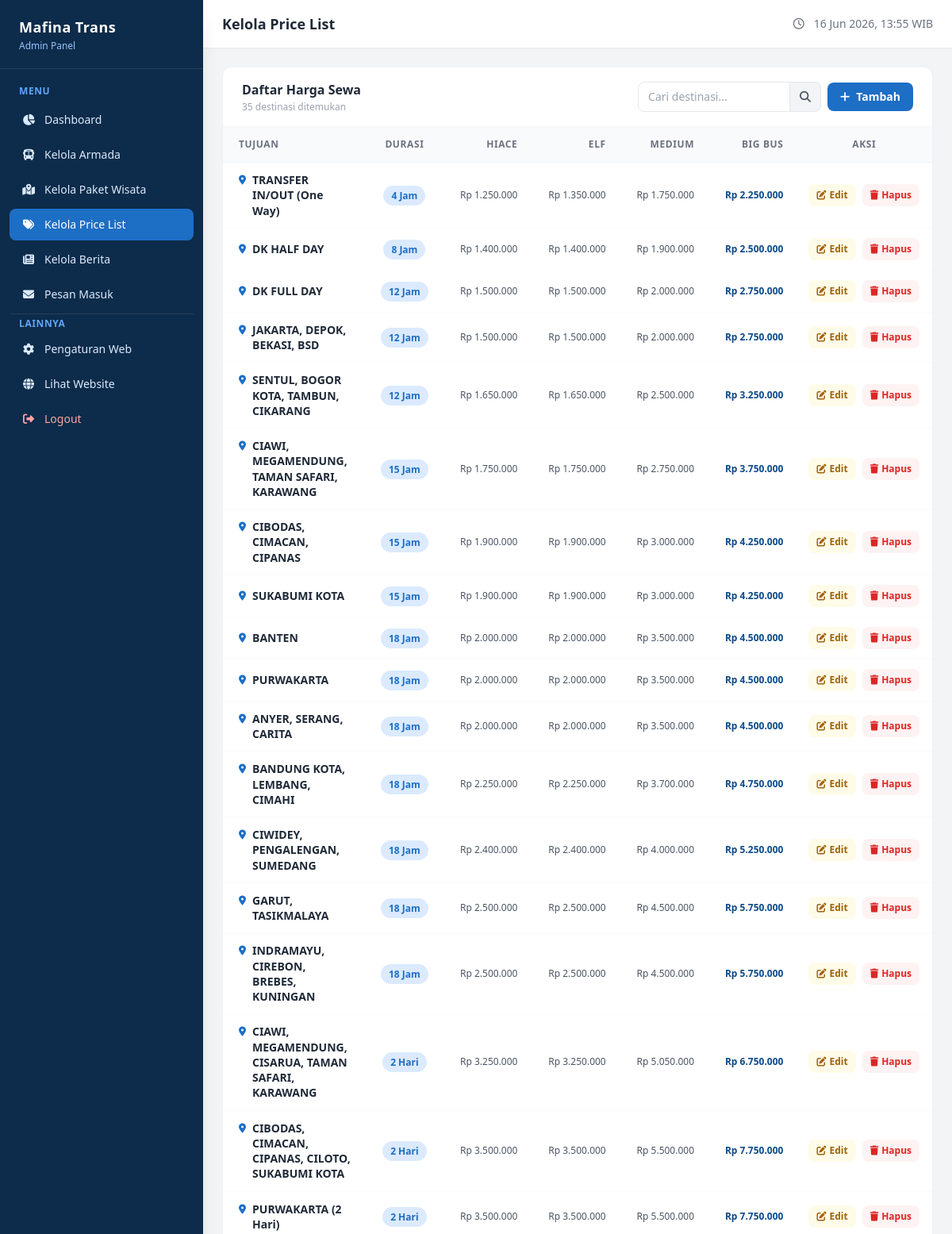
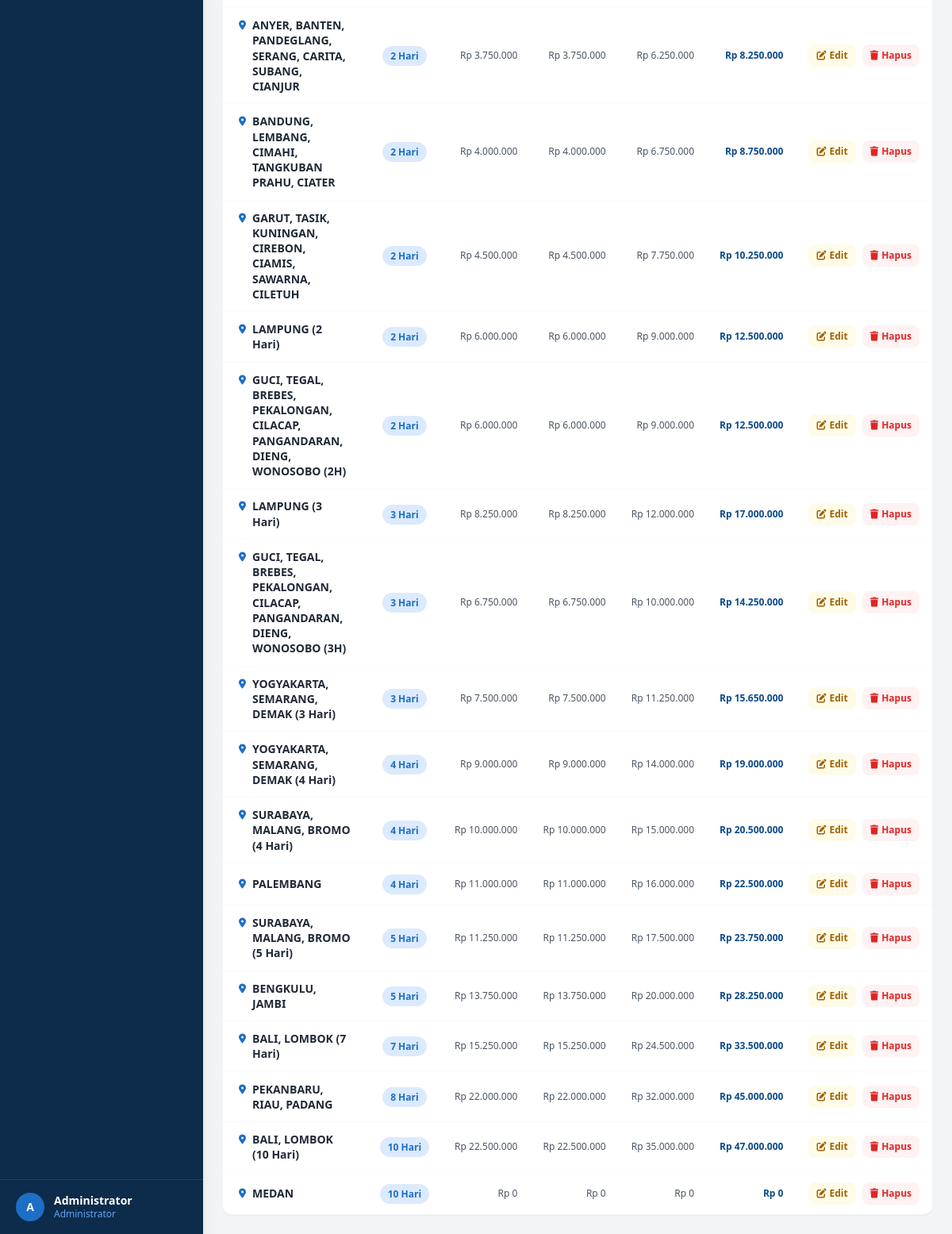
Page /admin/price_list.php (signed in) on the committed database (2 pictures, top to bottom).
### tables this page shows
CREATE TABLE IF NOT EXISTS price_list (
  id             INT           NOT NULL AUTO_INCREMENT PRIMARY KEY,
  nama_destinasi VARCHAR(200)  NOT NULL,
  durasi         VARCHAR(50)   NOT NULL DEFAULT '',
  harga_hiace    BIGINT        NOT NULL DEFAULT 0,
  harga_elf      BIGINT        NOT NULL DEFAULT 0,
  harga_medium   BIGINT        NOT NULL DEFAULT 0,
  harga_big      BIGINT        NOT NULL DEFAULT 0,
  created_at     TIMESTAMP     DEFAULT CURRENT_TIMESTAMP
);

### admin/config.php (called while the page is built, shortened)
<?php
function rupiah($angka) {
    return 'Rp ' . number_format((int)$angka, 0, ',', '.');
}
?>

### admin/price_list.php (the view, shortened to what this page needs)
<?php
require_once 'config.php';
$keyword = trim($_GET['q'] ?? '');
if ($keyword) {
    $like = '%' . mysqli_real_escape_string($conn, $keyword) . '%';
    $prices = mysqli_query($conn, "SELECT * FROM price_list WHERE nama_destinasi LIKE '$like' ORDER BY id ASC");
} else {
    $prices = mysqli_query($conn, "SELECT * FROM price_list ORDER BY id ASC");
}
$total = mysqli_num_rows($prices);
include 'layout_header.php';
?>
<div class="bg-white rounded-xl shadow-sm border border-gray-100 overflow-hidden">
  <div class="px-6 py-4 border-b border-gray-100 flex flex-wrap items-center justify-between gap-3">
    <div>
      <h2 class="font-bold text-gray-800">Daftar Harga Sewa</h2>
      <p class="text-xs text-gray-400 mt-0.5"><?= $total ?> destinasi ditemukan</p>
    </div>
    <div class="flex items-center gap-2">
      <form method="GET" class="flex">
        <input type="text" name="q" value="<?= htmlspecialchars($keyword) ?>"
          placeholder="Cari destinasi..."
          class="px-3 py-2 border border-gray-200 rounded-l-lg text-sm focus:outline-none focus:ring-2 focus:ring-[#1d6ec5] w-48">
        <button class="px-3 py-2 bg-gray-100 hover:bg-gray-200 border border-l-0 border-gray-200 rounded-r-lg text-sm text-gray-600 transition-colors">
          <i class="fas fa-search"></i>
        </button>
      </form>
      <a href="tambah_harga.php"
        class="inline-flex items-center gap-2 px-4 py-2 bg-[#1d6ec5] hover:bg-[#155fa8] text-white text-sm font-semibold rounded-lg transition-colors whitespace-nowrap">
        <i class="fas fa-plus"></i> Tambah
      </a>
    </div>
  </div>
  <div class="overflow-x-auto">
    <table class="w-full text-sm">
      <thead>
        <tr class="bg-gray-50 border-b border-gray-100">
          <th class="px-5 py-3.5 text-left text-xs font-semibold text-gray-500 uppercase tracking-wider">Tujuan</th>
          <th class="px-4 py-3.5 text-center text-xs font-semibold text-gray-500 uppercase tracking-wider">Durasi</th>
          <th class="px-4 py-3.5 text-right text-xs font-semibold text-gray-500 uppercase tracking-wider">HiAce</th>
          <th class="px-4 py-3.5 text-right text-xs font-semibold text-gray-500 uppercase tracking-wider">Elf</th>
          <th class="px-4 py-3.5 text-right text-xs font-semibold text-gray-500 uppercase tracking-wider">Medium</th>
          <th class="px-4 py-3.5 text-right text-xs font-semibold text-gray-500 uppercase tracking-wider">Big Bus</th>
          <th class="px-4 py-3.5 text-center text-xs font-semibold text-gray-500 uppercase tracking-wider">Aksi</th>
        </tr>
      </thead>
      <tbody class="divide-y divide-gray-50">
        <?php while ($p = mysqli_fetch_assoc($prices)): ?>
        <tr class="hover:bg-gray-50 transition-colors">
          <td class="px-5 py-3 font-semibold text-gray-800 max-w-xs">
            <div class="flex items-start gap-2">
              <i class="fas fa-map-marker-alt text-[#1d6ec5] mt-0.5 shrink-0 text-xs"></i>
              <span class="leading-snug"><?= htmlspecialchars($p['nama_destinasi']) ?></span>
            </div>
          </td>
          <td class="px-4 py-3 text-center">
            <span class="bg-blue-100 text-[#1d6ec5] text-xs font-bold px-2.5 py-1 rounded-full whitespace-nowrap">
              <?= htmlspecialchars($p['durasi']) ?>
            </span>
          </td>
          <td class="px-4 py-3 text-right text-gray-600 text-xs whitespace-nowrap"><?= rupiah($p['harga_hiace']) ?></td>
          <td class="px-4 py-3 text-right text-gray-600 text-xs whitespace-nowrap"><?= rupiah($p['harga_elf']) ?></td>
          <td class="px-4 py-3 text-right text-gray-600 text-xs whitespace-nowrap"><?= rupiah($p['harga_medium']) ?></td>
          <td class="px-4 py-3 text-right font-bold text-[#0d4a8a] text-xs whitespace-nowrap"><?= rupiah($p['harga_big']) ?></td>
          <td class="px-4 py-3">
            <div class="flex items-center justify-center gap-2">
              <a href="edit_harga.php?id=<?= $p['id'] ?>"
                class="inline-flex items-center gap-1 px-2.5 py-1.5 bg-yellow-50 hover:bg-yellow-100 text-yellow-700 text-xs font-semibold rounded-lg transition-colors">
                <i class="fas fa-edit"></i> Edit
              </a>
              <a href="hapus_harga.php?id=<?= $p['id'] ?>"
                onclick="return confirm('Hapus destinasi <?= htmlspecialchars($p['nama_destinasi']) ?>?')"
                class="inline-flex items-center gap-1 px-2.5 py-1.5 bg-red-50 hover:bg-red-100 text-red-600 text-xs font-semibold rounded-lg transition-colors">
                <i class="fas fa-trash"></i> Hapus
              </a>
            </div>
          </td>
        </tr>
        <?php endwhile; ?>
      </tbody>
    </table>
  </div>
</div>
<?php include 'layout_footer.php'; ?>

### rows in the picture
price_list: nama_destinasi "TRANSFER IN/OUT (One Way)", durasi "4 Jam", harga_hiace "Rp 1.250.000", harga_elf "Rp 1.350.000", harga_medium "Rp 1.750.000", harga_big "Rp 2.250.000"
price_list: nama_destinasi "DK HALF DAY", durasi "8 Jam", harga_hiace "Rp 1.400.000", harga_elf "Rp 1.400.000", harga_medium "Rp 1.900.000", harga_big "Rp 2.500.000"
price_list: nama_destinasi "DK FULL DAY", durasi "12 Jam", harga_hiace "Rp 1.500.000", harga_elf "Rp 1.500.000", harga_medium "Rp 2.000.000", harga_big "Rp 2.750.000"
price_list: nama_destinasi "JAKARTA, DEPOK, BEKASI, BSD", durasi "12 Jam", harga_hiace "Rp 1.500.000", harga_elf "Rp 1.500.000", harga_medium "Rp 2.000.000", harga_big "Rp 2.750.000"
price_list: nama_destinasi "SENTUL, BOGOR KOTA, TAMBUN, CIKARANG", durasi "12 Jam", harga_hiace "Rp 1.650.000", harga_elf "Rp 1.650.000", harga_medium "Rp 2.500.000", harga_big "Rp 3.250.000"
price_list: nama_destinasi "CIAWI, MEGAMENDUNG, TAMAN SAFARI, KARAWANG", durasi "15 Jam", harga_hiace "Rp 1.750.000", harga_elf "Rp 1.750.000", harga_medium "Rp 2.750.000", harga_big "Rp 3.750.000"
price_list: nama_destinasi "CIBODAS, CIMACAN, CIPANAS", durasi "15 Jam", harga_hiace "Rp 1.900.000", harga_elf "Rp 1.900.000", harga_medium "Rp 3.000.000", harga_big "Rp 4.250.000"
price_list: nama_destinasi "SUKABUMI KOTA", durasi "15 Jam", harga_hiace "Rp 1.900.000", harga_elf "Rp 1.900.000", harga_medium "Rp 3.000.000", harga_big "Rp 4.250.000"
price_list: nama_destinasi "BANTEN", durasi "18 Jam", harga_hiace "Rp 2.000.000", harga_elf "Rp 2.000.000", harga_medium "Rp 3.500.000", harga_big "Rp 4.500.000"
price_list: nama_destinasi "PURWAKARTA", durasi "18 Jam", harga_hiace "Rp 2.000.000", harga_elf "Rp 2.000.000", harga_medium "Rp 3.500.000", harga_big "Rp 4.500.000"
price_list: nama_destinasi "ANYER, SERANG, CARITA", durasi "18 Jam", harga_hiace "Rp 2.000.000", harga_elf "Rp 2.000.000", harga_medium "Rp 3.500.000", harga_big "Rp 4.500.000"
price_list: nama_destinasi "BANDUNG KOTA, LEMBANG, CIMAHI", durasi "18 Jam", harga_hiace "Rp 2.250.000", harga_elf "Rp 2.250.000", harga_medium "Rp 3.700.000", harga_big "Rp 4.750.000"
price_list: nama_destinasi "CIWIDEY, PENGALENGAN, SUMEDANG", durasi "18 Jam", harga_hiace "Rp 2.400.000", harga_elf "Rp 2.400.000", harga_medium "Rp 4.000.000", harga_big "Rp 5.250.000"
price_list: nama_destinasi "GARUT, TASIKMALAYA", durasi "18 Jam", harga_hiace "Rp 2.500.000", harga_elf "Rp 2.500.000", harga_medium "Rp 4.500.000", harga_big "Rp 5.750.000"
price_list: nama_destinasi "INDRAMAYU, CIREBON, BREBES, KUNINGAN", durasi "18 Jam", harga_hiace "Rp 2.500.000", harga_elf "Rp 2.500.000", harga_medium "Rp 4.500.000", harga_big "Rp 5.750.000"
price_list: nama_destinasi "CIAWI, MEGAMENDUNG, CISARUA, TAMAN SAFARI, KARAWANG", durasi "2 Hari", harga_hiace "Rp 3.250.000", harga_elf "Rp 3.250.000", harga_medium "Rp 5.050.000", harga_big "Rp 6.750.000"
price_list: nama_destinasi "CIBODAS, CIMACAN, CIPANAS, CILOTO, SUKABUMI KOTA", durasi "2 Hari", harga_hiace "Rp 3.500.000", harga_elf "Rp 3.500.000", harga_medium "Rp 5.500.000", harga_big "Rp 7.750.000"
price_list: nama_destinasi "PURWAKARTA (2 Hari)", durasi "2 Hari", harga_hiace "Rp 3.500.000", harga_elf "Rp 3.500.000", harga_medium "Rp 5.500.000", harga_big "Rp 7.750.000"
price_list: nama_destinasi "ANYER, BANTEN, PANDEGLANG, SERANG, CARITA, SUBANG, CIANJUR", durasi "2 Hari", harga_hiace "Rp 3.750.000", harga_elf "Rp 3.750.000", harga_medium "Rp 6.250.000", harga_big "Rp 8.250.000"
price_list: nama_destinasi "BANDUNG, LEMBANG, CIMAHI, TANGKUBAN PRAHU, CIATER", durasi "2 Hari", harga_hiace "Rp 4.000.000", harga_elf "Rp 4.000.000", harga_medium "Rp 6.750.000", harga_big "Rp 8.750.000"
price_list: nama_destinasi "GARUT, TASIK, KUNINGAN, CIREBON, CIAMIS, SAWARNA, CILETUH", durasi "2 Hari", harga_hiace "Rp 4.500.000", harga_elf "Rp 4.500.000", harga_medium "Rp 7.750.000", harga_big "Rp 10.250.000"
price_list: nama_destinasi "LAMPUNG (2 Hari)", durasi "2 Hari", harga_hiace "Rp 6.000.000", harga_elf "Rp 6.000.000", harga_medium "Rp 9.000.000", harga_big "Rp 12.500.000"
price_list: nama_destinasi "GUCI, TEGAL, BREBES, PEKALONGAN, CILACAP, PANGANDARAN, DIENG, WONOSOBO (2H)", durasi "2 Hari", harga_hiace "Rp 6.000.000", harga_elf "Rp 6.000.000", harga_medium "Rp 9.000.000", harga_big "Rp 12.500.000"
price_list: nama_destinasi "LAMPUNG (3 Hari)", durasi "3 Hari", harga_hiace "Rp 8.250.000", harga_elf "Rp 8.250.000", harga_medium "Rp 12.000.000", harga_big "Rp 17.000.000"
price_list: nama_destinasi "GUCI, TEGAL, BREBES, PEKALONGAN, CILACAP, PANGANDARAN, DIENG, WONOSOBO (3H)", durasi "3 Hari", harga_hiace "Rp 6.750.000", harga_elf "Rp 6.750.000", harga_medium "Rp 10.000.000", harga_big "Rp 14.250.000"
price_list: nama_destinasi "YOGYAKARTA, SEMARANG, DEMAK (3 Hari)", durasi "3 Hari", harga_hiace "Rp 7.500.000", harga_elf "Rp 7.500.000", harga_medium "Rp 11.250.000", harga_big "Rp 15.650.000"
price_list: nama_destinasi "YOGYAKARTA, SEMARANG, DEMAK (4 Hari)", durasi "4 Hari", harga_hiace "Rp 9.000.000", harga_elf "Rp 9.000.000", harga_medium "Rp 14.000.000", harga_big "Rp 19.000.000"
price_list: nama_destinasi "SURABAYA, MALANG, BROMO (4 Hari)", durasi "4 Hari", harga_hiace "Rp 10.000.000", harga_elf "Rp 10.000.000", harga_medium "Rp 15.000.000", harga_big "Rp 20.500.000"
price_list: nama_destinasi "PALEMBANG", durasi "4 Hari", harga_hiace "Rp 11.000.000", harga_elf "Rp 11.000.000", harga_medium "Rp 16.000.000", harga_big "Rp 22.500.000"
price_list: nama_destinasi "SURABAYA, MALANG, BROMO (5 Hari)", durasi "5 Hari", harga_hiace "Rp 11.250.000", harga_elf "Rp 11.250.000", harga_medium "Rp 17.500.000", harga_big "Rp 23.750.000"
price_list: nama_destinasi "BENGKULU, JAMBI", durasi "5 Hari", harga_hiace "Rp 13.750.000", harga_elf "Rp 13.750.000", harga_medium "Rp 20.000.000", harga_big "Rp 28.250.000"
price_list: nama_destinasi "BALI, LOMBOK (7 Hari)", durasi "7 Hari", harga_hiace "Rp 15.250.000", harga_elf "Rp 15.250.000", harga_medium "Rp 24.500.000", harga_big "Rp 33.500.000"
price_list: nama_destinasi "PEKANBARU, RIAU, PADANG", durasi "8 Hari", harga_hiace "Rp 22.000.000", harga_elf "Rp 22.000.000", harga_medium "Rp 32.000.000", harga_big "Rp 45.000.000"
price_list: nama_destinasi "BALI, LOMBOK (10 Hari)", durasi "10 Hari", harga_hiace "Rp 22.500.000", harga_elf "Rp 22.500.000", harga_medium "Rp 35.000.000", harga_big "Rp 47.000.000"
price_list: nama_destinasi "MEDAN", durasi "10 Hari", harga_hiace "Rp 0", harga_elf "Rp 0", harga_medium "Rp 0", harga_big "Rp 0"

### other values in the picture
SITE_NAME "Mafina Trans"
substr($_SESSION['admin_nama'] ?? 'A', 0, 1) "A"
$_SESSION['admin_nama'] "Administrator"
$pageTitle "Kelola Price List"
$total "35"
